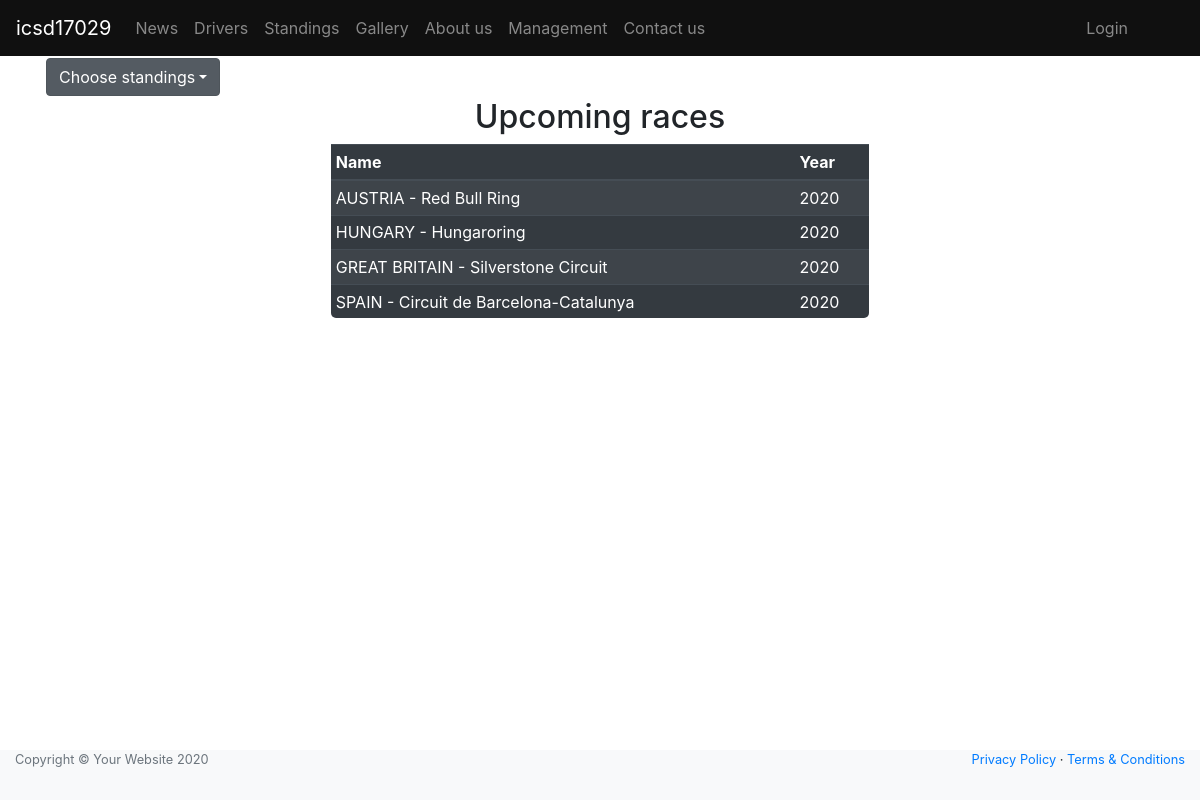
Page /standings.php?id=1 on the committed database.
### tables this page shows
CREATE TABLE `races` (
  `id` int(11) NOT NULL,
  `name` varchar(64) NOT NULL,
  `year` int(4) NOT NULL,
  `isupcoming` tinyint(1) NOT NULL
);

### Database.php (called while the page is built, shortened)
<?php
class Database
{
    public $conn;
    public function __construct() {
        $this->conn = new mysqli('localhost', 'root', '', 'proglab2', '3306');
    }
    public function getRacesByYear($year) {
        $sql = "SELECT * FROM races WHERE year = $year";
        $result = $this->conn->query($sql);
        while($row = $result->fetch_assoc())
        {
            $rows[] = $row;
        }
        if (isset($rows))
            return $rows;
        else
            return null;
    }
    public function getUpcomingRaces(){
        $sql = "SELECT * FROM races WHERE isupcoming= TRUE";
        $result = $this->conn->query($sql);
        while($row = $result->fetch_assoc())
        {
            $rows[] = $row;
        }
        if (isset($rows))
            return $rows;
        else
            return null;
    }
}

### standings.php (the view, shortened to what this page needs)
<!DOCTYPE html>
<?php
include 'database.php';
$database = new Database();
include 'header.php';
?>
<head>
    <link rel="stylesheet" href="https://maxcdn.bootstrapcdn.com/bootstrap/4.4.1/css/bootstrap.min.css">
    <link rel="stylesheet" href="styles.css">
</head>
<div class="container">
    <?php
    $races = $database->getRacesByYear(2019);
    echo '<div class="dropdown show " >';
    echo    '<a class="btn btn-secondary dropdown-toggle justify-content-center" href="#" role="button" id="dropdownMenuLink" data-toggle="dropdown" aria-haspopup="true" aria-expanded="false">';
    echo        'Choose standings';
    echo    '</a>';
    echo '</div>';
    if(isset($_GET['id'])){
        if($_GET['id'] == 1){
            $upcoming = $database->getUpcomingRaces();
            if (isset($upcoming)){
                echo '<div id="upcoming" class="container">';
                echo    '<h2 class="text-center">' . "Upcoming races" . "<br></h2>";
                echo    '<table class="table table-striped table-dark table-sm w-50 justify-content-center">';
                echo        '<thead class="thead-dark">';
                echo            '<tr>';
                echo                '<th scope="col">' . 'Name' . '</th>';
                echo                '<th scope="col">' . 'Year' . '</th>';
                echo            '</tr>';
                echo        '</thead>';
                echo    '<tbody>';
                foreach ($upcoming as $urace) {
                    echo '<tr>';
                    echo    '<td>'.$urace['name'].'</td>';
                    echo    '<td>'.$urace['year'].'</td>';
                    echo '</tr>';
                }
                echo '</tbody>';
                echo '</table>';
                echo '</div>';
            }
            echo '</div>';
        }
    }
    ?>
<?php include 'footer.php'; ?>

### header.php (shortened to what this page needs)
    <link rel="stylesheet" href="https://maxcdn.bootstrapcdn.com/bootstrap/4.4.1/css/bootstrap.min.css">
    <link rel="stylesheet" href="styles.css">
<nav class="navbar navbar-expand-lg navbar-dark ">
    <a class="navbar-brand" href="index.php">
    <i class="fa fa-globe"></i>icsd17029
    </a>
    <div class="collapse navbar-collapse" id="navContent">
        <ul class="navbar-nav mr-auto">
            <li class="nav-item">
                <a class="nav-link"  href="news.php">News </a>
            </li>
            <li class="nav-item">
                <a class="nav-link"  href="driversPage.php">Drivers</a>
            </li>
            <li class="nav-item">
                <a class="nav-link"  href="standings.php">Standings </a>
            </li>
            <li class="nav-item">
                <a class="nav-link"  href="gallery.php">Gallery</a>
            </li>
            <li class="nav-item">
                <a class="nav-link" href="about_us.php">About us </a>
            </li>
            <li>
                <a class="nav-link" href="management.php">Management </a>
            </li>
            <li class="nav-item">
                <a class="nav-link"  href="contact_us.php" >Contact us</a>
            </li>
        </ul>
        <?php
            if(isset($_SESSION['first_name'])) {
                echo '<ul class="navbar-nav justify-content-end mr-5">';
                    echo '<li class="nav-item dropdown">';
                        echo '<a class="nav-link dropdown-toggle active" href="#" id="navbarDropdown" role="button" data-toggle="dropdown" aria-haspopup="true" aria-expanded="false">';
                            echo 'Hi ' . $_SESSION['first_name'];
                        echo '</a>';
                        echo '<div class="dropdown-menu">';
                                if (isset($_SESSION['userstatus'])){
                                    if($_SESSION['userstatus']=='ADMIN'){
                                        echo '<a id="addArticle" class="dropdown-item" href="addArticle.php">Add Article</a>';
                                        echo '<a id="addPhoto" class="dropdown-item" href="addPhoto.php">Add Photo</a>';
                                    }
                                }
                                echo '<a id="logout" class="dropdown-item" href="logout.php">Logout</a>';
                         echo '</div>';
                    echo '</li>';
                echo '</ul>';
            }
            else {
                echo '<ul class="navbar-nav justify-content-end mr-5">';
                echo    '<a id="login" class="nav-link" href="login.php">Login</a>';
                echo '</ul>';
            }
        ?>
    </div>
</nav>

### footer.php
<link rel="stylesheet" href="styles.css">
<html>
<footer class="py-4 bg-light mt-auto ">
    <div class="container-fluid">
        <div class="d-flex align-items-center justify-content-between small">
            <div class="text-muted">Copyright &copy; Your Website 2020</div>
            <div>
                <a href="#">Privacy Policy</a>
                &middot;
                <a href="#">Terms &amp; Conditions</a>
            </div>
        </div>
    </div>
</footer>
</html>

### styles.css (style rules this page uses)
* { box-sizing: border-box; }
*:before, *:after { box-sizing: border-box; }
.navbar-dark { background: #101010; }
html,body { height: 100%; margin: 0; }
.table { border-radius: 5px; width: 50%; margin: 0px auto; float: none; }
footer { height: 50px; display: table-row; background: PapayaWhip; }
.container { padding: 2px 16px; }

### rows in the picture
races: name "AUSTRIA - Red Bull Ring", year "2020"
races: name "HUNGARY - Hungaroring", year "2020"
races: name "GREAT BRITAIN - Silverstone Circuit", year "2020"
races: name "SPAIN - Circuit de Barcelona-Catalunya", year "2020"
